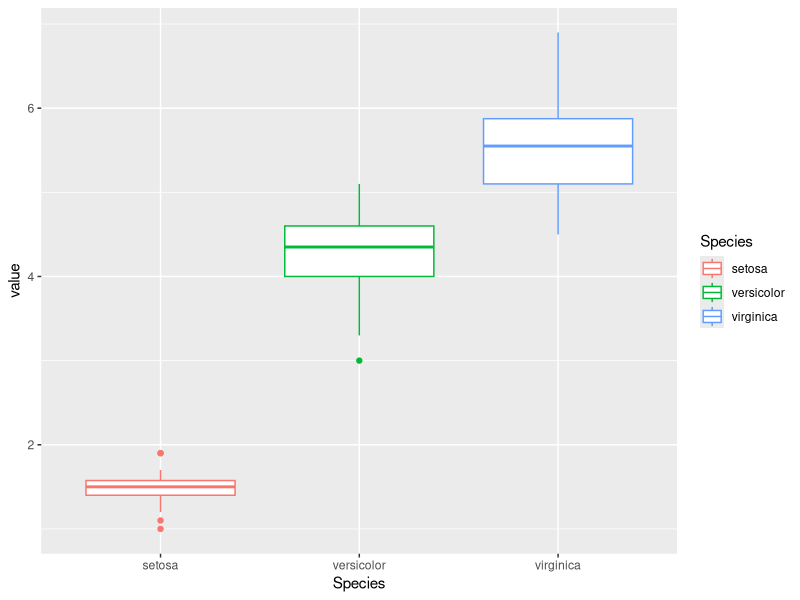
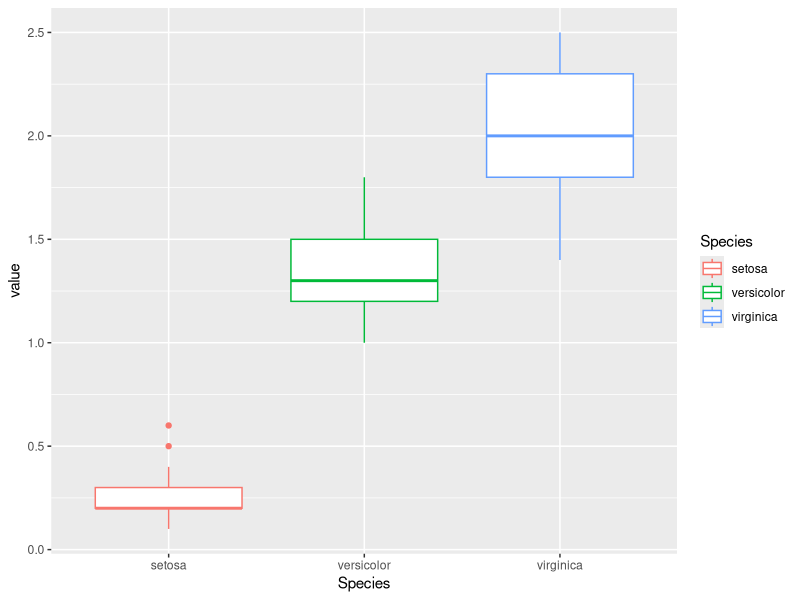
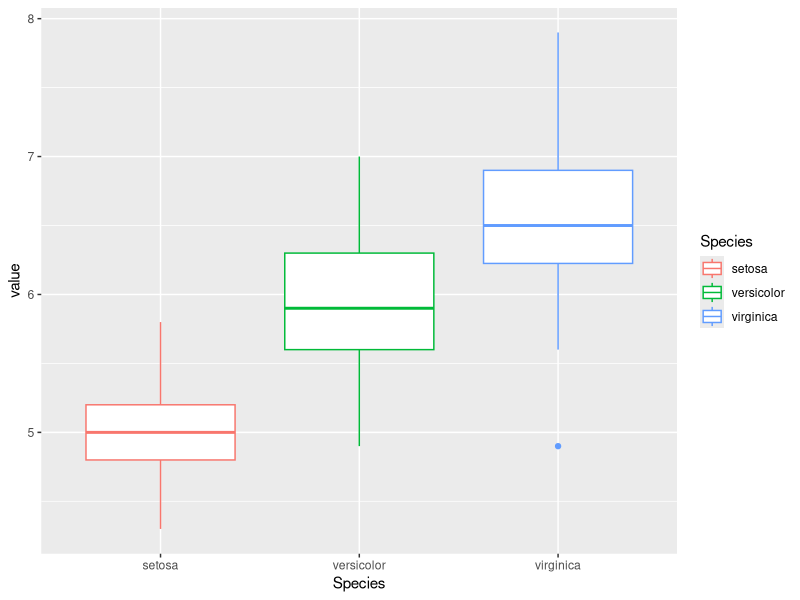
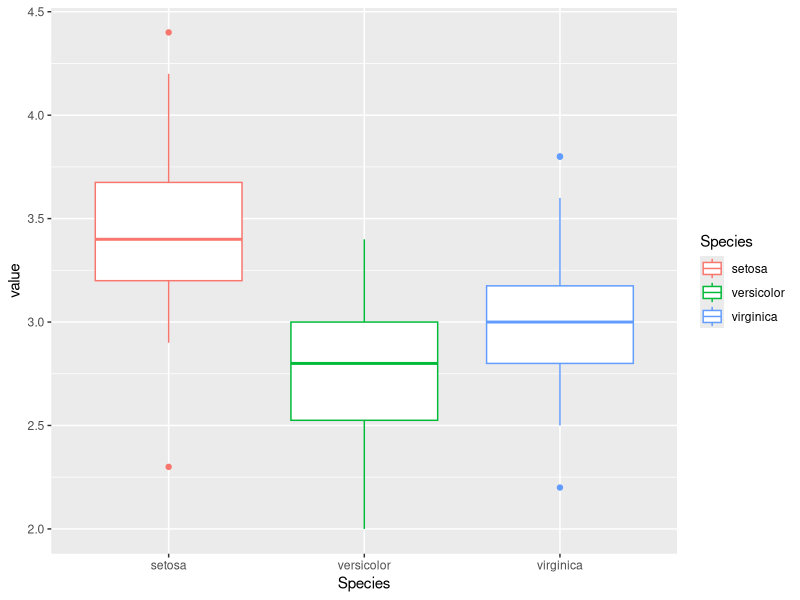
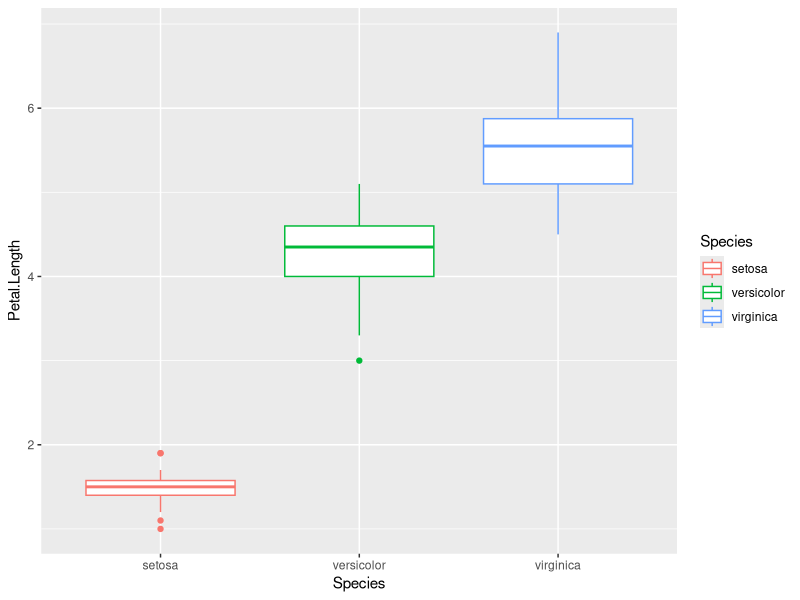
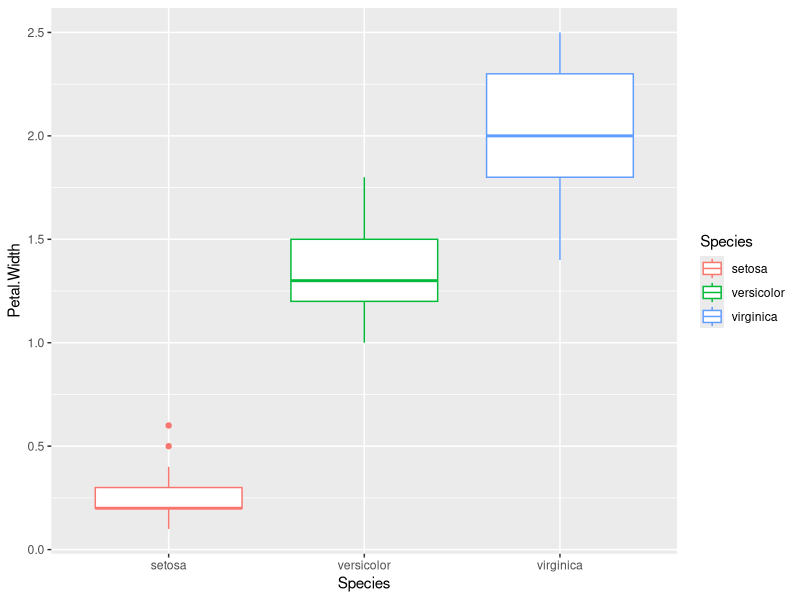
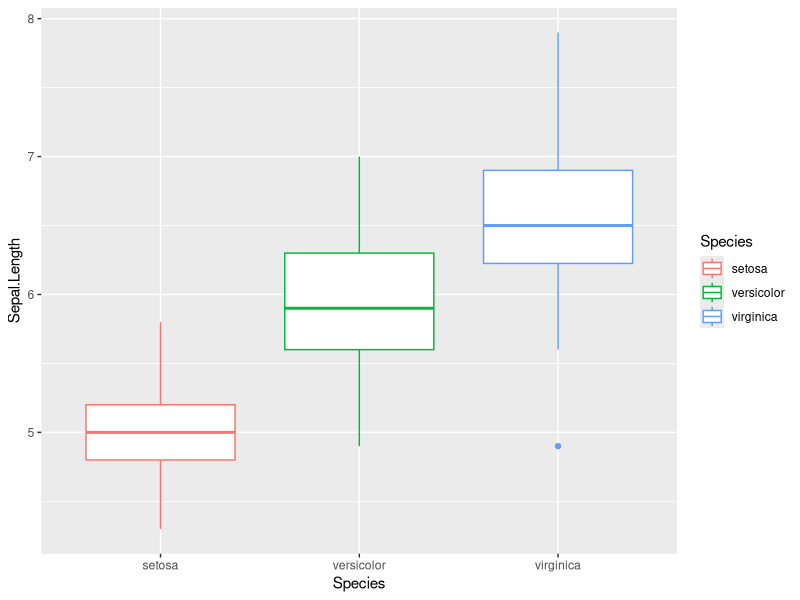
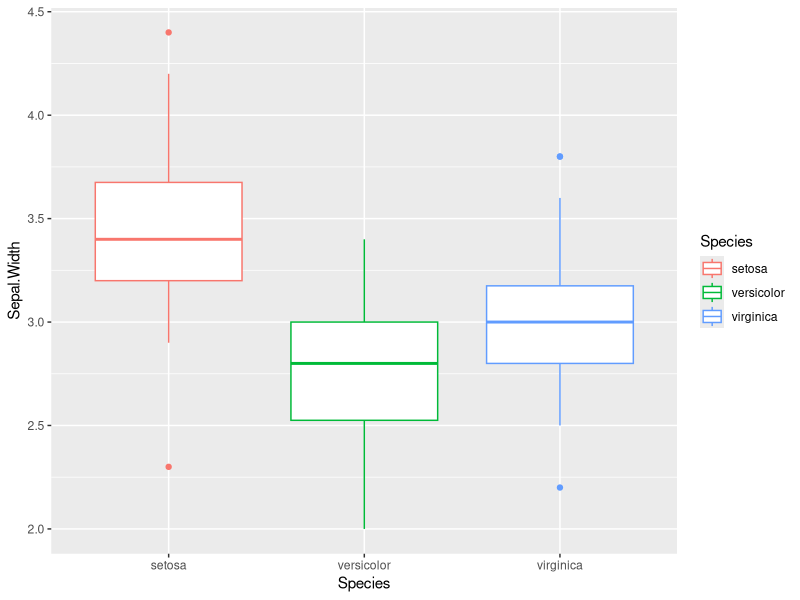

Generate these figures, in order, with R:
library(tidyverse)
#### doing things in batches ###

# boring old iris again
head(iris)
str(iris)

#### may be better ways to do this, but this is how I tend to ###
iris_long <- iris |> 
  pivot_longer(-Species) 

head(iris_long)


(iris_nested <- iris_long |> 
      nest_by(name))
  
iris_nested$data |> head()

(iris_plots_1 <- iris_nested |> 
  ungroup() |> 
  mutate(my_plots = 
    # looks like some sort of weird conflict, have to specify
    # that we're using map()
    purrr::map(data, ~ ggplot(.x, 
              aes(x = Species, value, color = Species)) +
                  geom_boxplot())))
  

iris_plots_1$my_plots
# but it's unclear what our values are!

# fixing this...
(iris_plots_2 <- iris_nested |> 
  ungroup() |> 
  mutate( my_plots = 
            # use map2()
            purrr::map2(data, name,  ~ ggplot(.x, 
                                      aes(x = Species, value,
                                          color = Species)) +
                         geom_boxplot() + ylab(.y))))

iris_plots_2$my_plots

# use map2 to name plots specify a drive
map2(iris_plots_2$my_plots,iris_plots_2$name, ~ggsave(plot = .x, filename = paste0("./plots/",.y, ".png")))

     